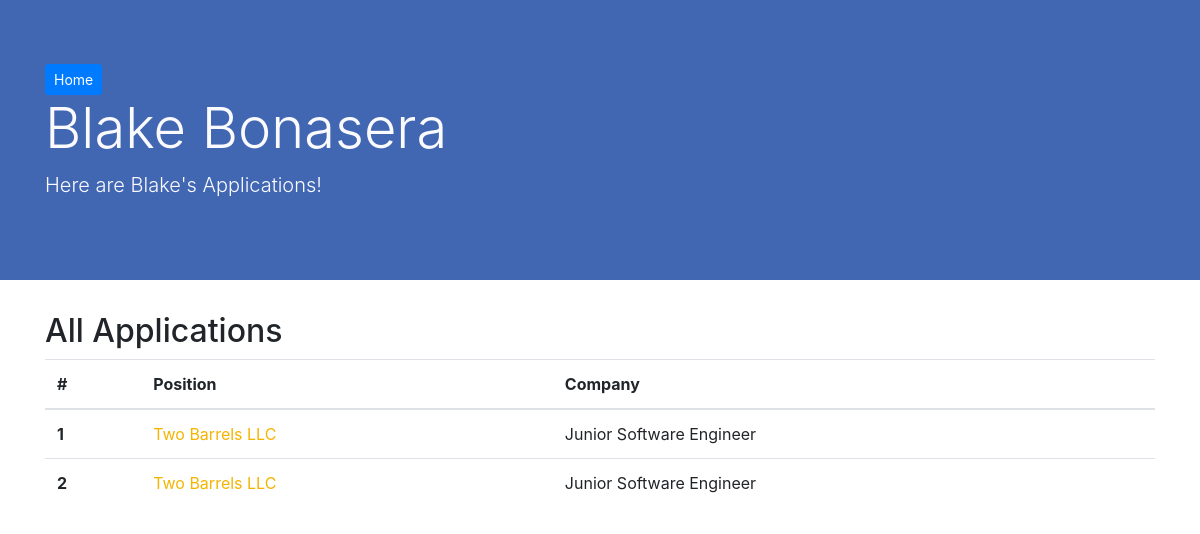
The page /user/1 on the database as committed earlier.
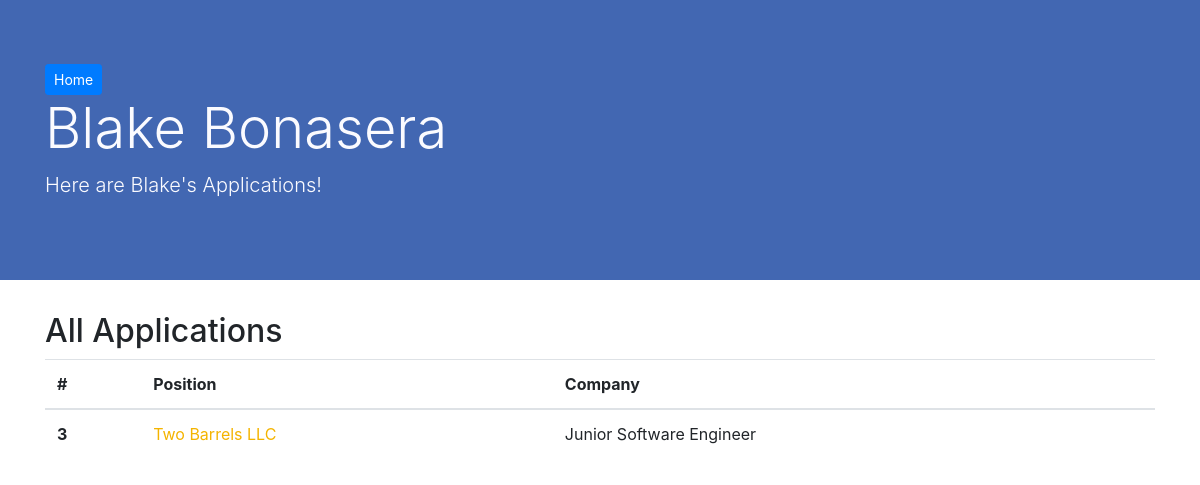
The same page on the database as committed later.
### main/models.py (models this page shows, shortened)
class User(models.Model):
    first = models.CharField(max_length=45)
    last = models.CharField(max_length=45)
    email = models.TextField()
    password = models.TextField()
    created_at = models.DateTimeField(auto_now_add=True)
    updated_at = models.DateTimeField(auto_now=True)
    objects = UserManager()

class Application(models.Model):
    position = models.CharField(max_length=50)
    company = models.CharField(max_length=50)
    location = models.CharField(max_length=25)
    url = models.TextField()
    status = models.CharField(max_length=30)
    posted_by = models.ForeignKey(User, related_name='posted', on_delete=models.CASCADE)
    created_at = models.DateTimeField(auto_now_add=True)
    updated_at = models.DateTimeField(auto_now=True)

### main/views.py (the view)
# urls.py: path('user/<int:num>', views.user),
def user(request, num):
    view_user = User.objects.get(id=num)
    context ={
        'view_user': view_user,
        'all_applications': Application.objects.all()
    }
    return render(request, 'user.html', context)

### main/templates/user.html (shortened to what this page needs)
<!doctype html>
<html lang="en">
<head>
    <link rel="stylesheet" href="https://maxcdn.bootstrapcdn.com/bootstrap/4.0.0/css/bootstrap.min.css"
>
</head>
<body>
    <div class="jumbotron jumbotron-fluid">
        <div class="container">
            <a href="/dashboard" class="btn btn-primary btn-sm">Home</a>
            <h1 class="display-4">{{view_user.first}} {{view_user.last}}</h1>
            <p class="lead">Here are {{view_user.first}}'s Applications!</p>
        </div>
    </div>
    <div class="container">
        <h2>All Applications</h2>
        <table class="table">
            <thead>
                <tr>
                    <th scope="col">#</th>
                    <th scope="col">Position</th>
                    <th scope="col">Company</th>
                </tr>
            </thead>
            <tbody>
                <tr>{% for Application in all_applications %}
                    {% if view_user.id == Application.posted_by.id %}
                    <th scope="row">{{Application.id}}</th>
                    <td><a href="/view/{{Application.id}}">{{Application.company}}</a></td>
                    <td>{{Application.position}}</td>
                    {% endif %}
                </tr>{% endfor %}
            </tbody>
        </table>
    </div>
</body>
</html>

### main/templates/user.html (style rules this page uses)
.jumbotron { background-color: #4267B2; color: #FBFBFF; }
a { color: #F4B400; }

Rows that differ between the two databases and show on the page:
removed Application: id "1", company "Two Barrels LLC", position "Junior Software Engineer"
removed Application: id "2", company "Two Barrels LLC", position "Junior Software Engineer"
added Application: id "3", company "Two Barrels LLC", position "Junior Software Engineer"
